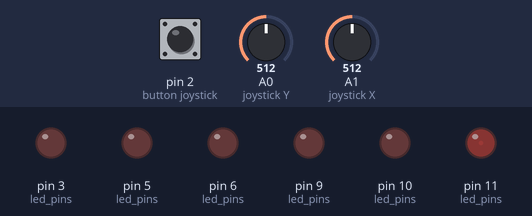
This sketch was run on a simulated Arduino Uno, built with avr-gcc and run on an emulated ATmega328P. Parts: output pins drawn as LEDs (lit = HIGH). Inputs (shaded band) come from the test bench; at power-on: A0 (joystick Y) = 512, A1 (joystick X) = 512, pin 2 (button joystick) HIGH.

Above: at 1.2 s.
1.3 s: A0 (joystick Y) set to 716
At 4.0 s:
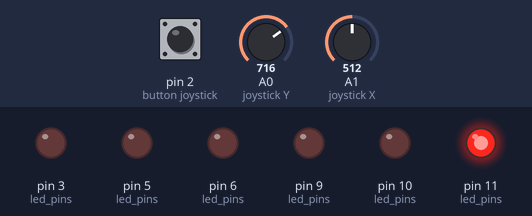
4.3 s: A1 (joystick X) set to 476
5.8 s: A1 (joystick X) set to 448
At 7.4 s:
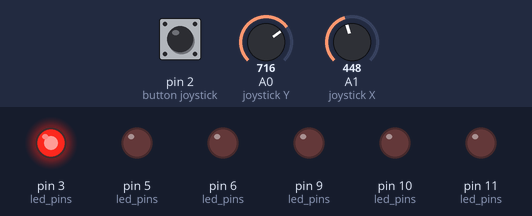
7.7 s: A0 (joystick Y) set to 306
At 8.27 s:
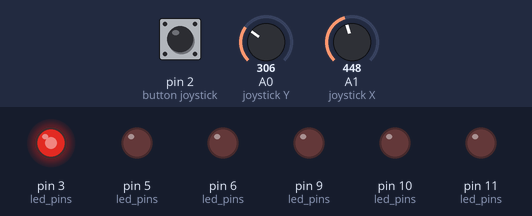
10.7 s: A0 (joystick Y) set to 550
12.2 s: A0 (joystick Y) set to 573
At 12.68 s:
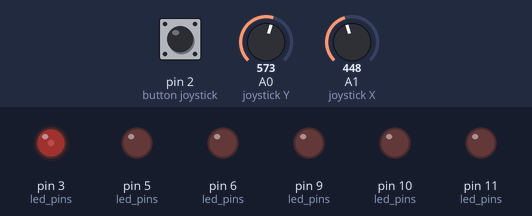
Timing chart, 0 to 16.1 s (numbered marks = the images above; inputs shaded):
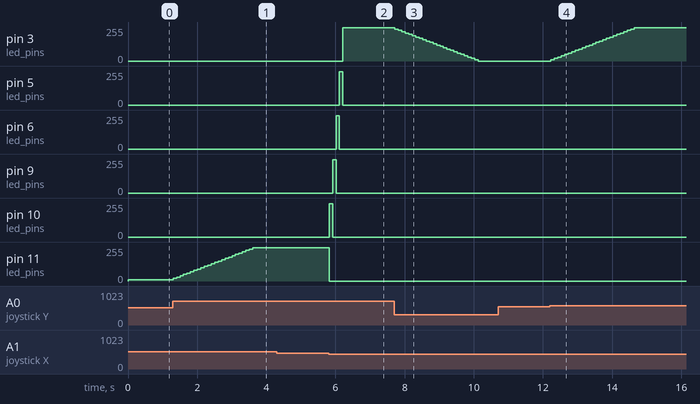

Measured:
- the behaviour switches between 462 and 461 on A1 (joystick X) (found by bisection; images 1 and 2)
- the behaviour switches between 562 and 563 on A0 (joystick Y) (found by bisection; images 3 and 4)
- after the input at 1.3 s, pin 11 (led_pins): moves from 10/255 to 250/255 over 2.3 s, starting at once
- after the input at 5.8 s, pin 3 (led_pins): 0/255 → 250/255 after 0.42 s; pin 5 (led_pins): 0/255 → 250/255 after 0.32 s, → 0/255 0.10 s later; pin 6 (led_pins): 0/255 → 250/255 after 0.22 s, → 0/255 0.10 s later; pin 9 (led_pins): 0/255 → 250/255 after 0.11 s, → 0/255 0.10 s later; pin 10 (led_pins): 0/255 → 250/255 at once, → 0/255 0.10 s later
- after the input at 7.7 s, pin 3 (led_pins): moves from 250/255 to 0/255 over 2.4 s, starting at once
- after the input at 10.7 s, every drawn part: stays the same
- after the input at 12.2 s, pin 3 (led_pins): moves from 0/255 to 250/255 over 2.4 s, starting at once

The sketch:

sketch.ino
```cpp
#include "task3_2.h"

int led_pins[] = {11, 10, 9, 6, 5, 3};
LedsLine line(led_pins, SZ, 10);
Joystick joystick(A0, A1, 2, 512, 50);

void setup() {
  line.SetBright(10);
}

void loop() {
  joystick.ReadJoystick(line);
  joystick.CheckButton(line, DEBOUNCE);
  line.UpdateLeds();
  delay(PERIOD);
}
```

task3_2.cpp
```cpp
#include "task3_2.h"

// LedsLine
LedsLine::LedsLine(int *led_pins, int sz, int step)
  : number_leds_(sz), step_(step), curr_led_(0), last_led_(0) {
  for (int i = 0; i < number_leds_; ++i) {
    led_pins_[i] = led_pins[i];
    pinMode(led_pins_[i], OUTPUT);
  }
};

void LedsLine::UpdateLeds() {
  digitalWrite(led_pins_[last_led_], LOW);
  analogWrite(led_pins_[curr_led_], bright_);
};

int LedsLine::GetNumLeds() {
  return number_leds_;
};
int LedsLine::GetCurrLed() {
  return curr_led_;
};
void LedsLine::SetCurrLed(int curr_led) {
  curr_led_ = curr_led;
};
void LedsLine::SetLastLed(int last_led) {
  last_led_ = last_led;
};

int LedsLine::GetBright() {
  return bright_;
};
void LedsLine::SetBright(int bright) {
  bright_ = bright;
};
const int LedsLine::GetStep() const {
  return step_;
};

// Joystick
Joystick::Joystick(const int vert_pin, const int horz_pin, const int sel_pin,
                   const int zero, const int radius)
  : vert_pin_(vert_pin), horz_pin_(horz_pin), sel_pin_(sel_pin), zero_(zero),
    radius_(radius) {
  pinMode(horz_pin_, INPUT);
  pinMode(vert_pin_, INPUT);
  pinMode(sel_pin_, INPUT_PULLUP);
};

void Joystick::ReadJoystick(LedsLine &line) {
  int x_val = analogRead(horz_pin_);
  int y_val = analogRead(vert_pin_);

  int cled = line.GetCurrLed();
  line.SetLastLed(cled);
  if (x_val < zero_ - radius_) {
    line.SetCurrLed(min(cled + 1, line.GetNumLeds() - 1));
  } else if (x_val > zero_ + radius_) {
    line.SetCurrLed(max(cled - 1, 0));
  }

  int bright = line.GetBright();
  int step = line.GetStep();
  if (y_val < zero_ - radius_) {
    line.SetBright(max(bright - step, 0));
  } else if (y_val > zero_ + radius_) {
    line.SetBright(min(bright + step, MAX_BRIGHT));
  }
};

void Joystick::CheckButton(LedsLine &line, const int debounce) {
  if (digitalRead(sel_pin_) == LOW) {
    delay(debounce);
    if (digitalRead(sel_pin_) == LOW) {
      line.SetCurrLed(0);
    }
  }
};
```

task3_2.h
```cpp
#include <Arduino.h>

const int SZ = 6;           // максимум светодиодов в линейке
const int MAX_BRIGHT = 250; // максимальная яркость светодиода
const int DEBOUNCE = 10;    // задержка при чтении кнопки
const int PERIOD = 100;     // период опроса

/// @brief класс динейка светодиодов
class LedsLine {
  public:
    LedsLine(int *led_pins, int sz, int step);

    void UpdateLeds(); // обновить свечение текущего светодиода

    int GetNumLeds();              // вернуть количество светодиодов в линейке
    int GetCurrLed();              // вернуть номер текущего светодиода
    void SetCurrLed(int curr_led); // установить номер текущего светодиода
    void SetLastLed(int last_led); // установить номер предыдущего светодиода
    int GetBright();               // вернуть текщую яркость
    void SetBright(int bright);    // установить текщую яркость
    const int GetStep() const;     // вернуть шаг увеличения яркости

  private:
    int led_pins_[SZ];      // массив для хранения пинов
    const int number_leds_; // число реальных светодиодов
    const int step_;        // шаг увелиения яркости
    int curr_led_;          // индекс текущего светодиода
    int last_led_;          // индекс предыдущего светодиода
    int bright_;            // яркость текущего светодиода
};

/// @brief класс Joystick для управления линейкой светодиодов
class Joystick {
  public:
    Joystick(const int vert_pin, const int horz_pin, const int sel_pin,
             const int zero, const int radius);
    void ReadJoystick(
      LedsLine &line); // читать и обработать данные джойстика по осям X,Y
    void CheckButton(LedsLine &line,
                     const int debounce); // обработать нажатие кнопки

  private:
    const int vert_pin_; // VERT - выход вертикальной оси (аналоговый)
    const int horz_pin_; // HORZ - выход горизонтальной оси (аналоговый)
    const int sel_pin_;  // SEL - кнопка нажатия
    const int zero_;     // ноль джойстика
    const int radius_;   // пороговое значение
};
```
